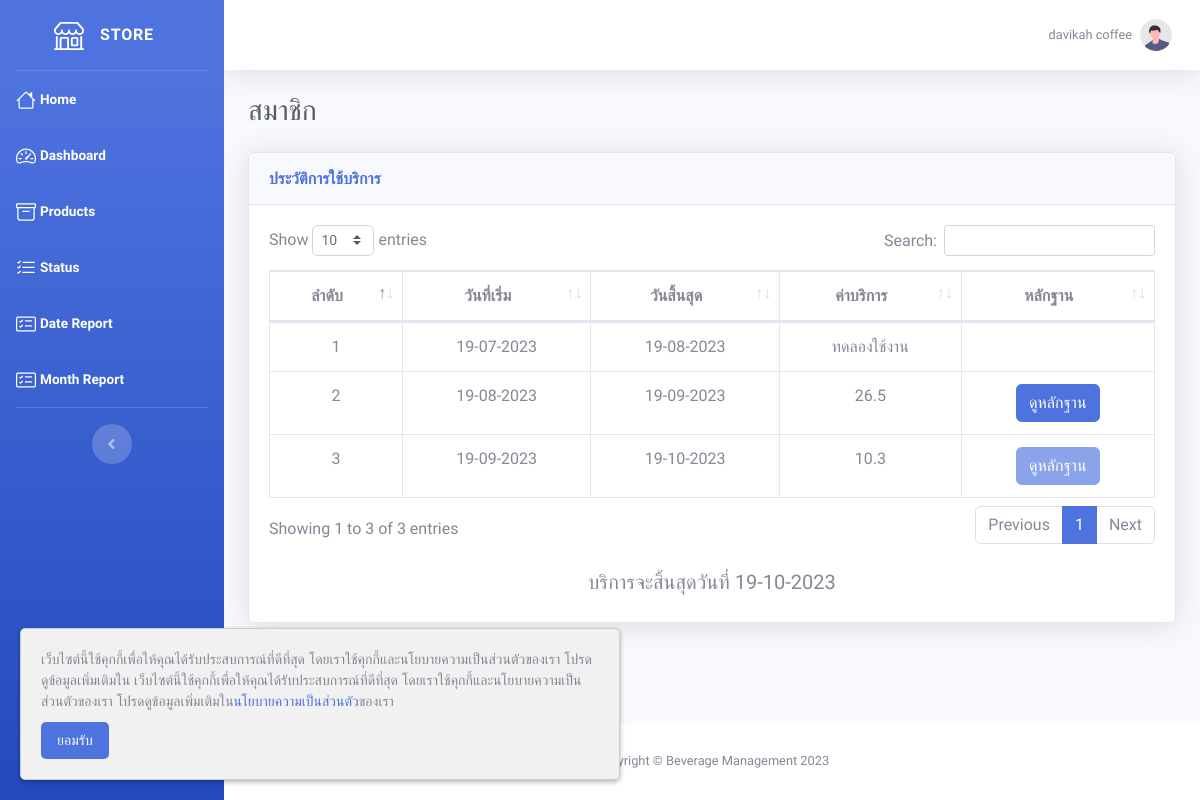
/history.php (signed in), run on the app's committed database.
### tables this page shows
CREATE TABLE `user` (
  `user_id` int(10) NOT NULL,
  `email` varchar(255) NOT NULL,
  `password` varchar(255) NOT NULL,
  `password_view` varchar(255) NOT NULL,
  `status` tinyint(1) NOT NULL COMMENT '0=disable\r\n1=enable',
  `agree` tinyint(1) NOT NULL,
  `firstname` varchar(255) NOT NULL,
  `lastname` varchar(255) NOT NULL,
  `id_number` varchar(13) NOT NULL,
  `phone` varchar(10) NOT NULL,
  `line` varchar(255) NOT NULL,
  `address` text NOT NULL,
  `store` varchar(255) NOT NULL,
  `description` text NOT NULL,
  `img_path` text NOT NULL
);

CREATE TABLE `member` (
  `member_id` int(10) NOT NULL,
  `user_id` int(10) NOT NULL,
  `approve_date` date NOT NULL,
  `img_path` text NOT NULL
);

### history.php (the view, shortened to what this page needs)
<!DOCTYPE html>
<html lang="en">
<?php
require './include/connect.php';
include './include/header.php';
$user_id = $_SESSION['user_id'];
$member_count = $connect->prepare("SELECT * FROM member WHERE user_id = '$user_id'");
$member_count->execute();
$row_member_count = $member_count->fetchAll(PDO::FETCH_ASSOC);
$count = count($row_member_count);
$i = 1;
?>
<body id="page-top">
    <div id="wrapper">
        <?php include './include/sidebar.php'; ?>
        <div id="content-wrapper" class="d-flex flex-column">
            <div id="content">
                <?php include './include/topbar.php'; ?>
                <div class="container-fluid">
                    <div class="d-sm-flex align-items-center justify-content-between mb-4">
                        <h1 class="h3 mb-0 text-gray-800">
                            <?php
                            if ($count == 0) {
                                echo 'ผู้ใช้งานใหม่';
                            } elseif ($count == 1) {
                                echo 'ทดลองใช้งาน';
                            } else {
                                echo 'สมาชิก';
                            }
                            ?>
                        </h1>
                    </div>
                    <div class="card shadow mb-4">
                        <div class="card-header py-3">
                            <h6 class="m-0 font-weight-bold text-primary">ประวัติการใช้บริการ</h6>
                        </div>
                        <div class="card-body">
                            <div class="table-responsive">
                                <table class="table table-bordered text-center" id="dataTable" width="100%" cellspacing="0">
                                    <thead>
                                        <tr>
                                            <th>ลำดับ</th>
                                            <th>วันที่เริ่ม</th>
                                            <th>วันสิ้นสุด</th>
                                            <th>ค่าบริการ</th>
                                            <th>หลักฐาน</th>
                                        </tr>
                                    </thead>
                                    <tbody>
                                        <?php
                                        foreach ($row_member_count as $row) {
                                        ?>
                                            <tr>
                                                <td><?= $i++ ?></td>
                                                <td><?= date('d-m-Y', strtotime($row['approve_date'])) ?></td>
                                                <td><?= $end = date('d-m-Y', strtotime($row['approve_date'] . ' +1 month')) ?></td>
                                                <?php
                                                $start_date = $row['approve_date'];
                                                $end_date = date('Y-m-d', strtotime($start_date . ' +1 month'));
                                                $service_fee = $connect->prepare("SELECT * FROM payment INNER JOIN record ON payment.no_receipt = record.no_receipt INNER JOIN product ON record.product_id = product.product_id WHERE user_id = '$user_id' AND timestamp >= '$start_date' AND timestamp <= '$end_date'");
                                                $service_fee->execute();
                                                $row_service_fee = $service_fee->fetchAll(PDO::FETCH_ASSOC);
                                                $total_price = 0;
                                                foreach ($row_service_fee as $row_fee) {
                                                    $total_price = $total_price + ($row_fee['quantity'] * $row_fee['net_price']);
                                                }
                                                $fee = $total_price * 0.02;
                                                ?>
                                                <td><?= $i == 2 ? 'ทดลองใช้งาน' : $fee ?></td>
                                                <td><button type="button" class="btn btn-primary" onclick="view(<?= $row['member_id'] ?>)" <?= $i == 2 ? 'style="display: none;"' : '' ?> <?= empty($row['img_path']) ? 'disabled' : '' ?>>ดูหลักฐาน</button></td>
                                            </tr>
                                        <?php
                                        }
                                        ?>
                                    </tbody>
                                </table>
                            </div>
                            <br>
                            <div class="text-center">
                                <?php if ($count != 0) { ?>
                                    <h5>บริการจะสิ้นสุดวันที่ <?= $end ?></h5>
                                <?php
                                }
                                ?>
                            </div>
                        </div>
                    </div>
                </div>
            </div>
            <?php include './include/footer.php'; ?>
        </div>
    </div>
</body>
</html>

### include/topbar.php (shortened to what this page needs)
<?php
if (isset($_SESSION['user_id'])) {
    $user_id = $_SESSION['user_id'];
    $profile = $connect->prepare("SELECT * FROM user WHERE user_id = :user_id");
    $profile->bindParam(":user_id", $user_id);
    $profile->execute();
    $row_profile = $profile->fetch(PDO::FETCH_ASSOC);
} else {
    $admin_id = $_SESSION['admin_id'];
    $profile = $connect->prepare("SELECT * FROM admin WHERE admin_id = :admin_id");
    $profile->bindParam(":admin_id", $admin_id);
    $profile->execute();
    $row_profile = $profile->fetch(PDO::FETCH_ASSOC);
}
?>
<nav class="navbar navbar-expand navbar-light bg-white topbar mb-4 static-top shadow">
    <ul class="navbar-nav ml-auto">
        <li class="nav-item dropdown no-arrow">
            <a class="nav-link dropdown-toggle" href="#" id="userDropdown" role="button" data-toggle="dropdown" aria-haspopup="true" aria-expanded="false">
                <span class="mr-2 d-none d-lg-inline text-gray-600 small"><?= isset($_SESSION['user_id']) ? $row_profile['store'] : $row_profile['firstname'] . ' ' . $row_profile['lastname'] ?></span>
                <img class="img-profile rounded-circle" src="../img/undraw_profile.svg">
            </a>
        </li>
    </ul>
</nav>

### include/header.php (style rules this page uses)
body { font-family: 'Kanit', sans-serif; }

### data on the page
user: store "davikah coffee"
member: approve_date "19-07-2023", approve_date "19-08-2023", shows "ทดลองใช้งาน"
member: approve_date "19-08-2023", approve_date "19-09-2023", fee "26.5"
member: approve_date "19-09-2023", approve_date "19-10-2023", fee "10.3"
